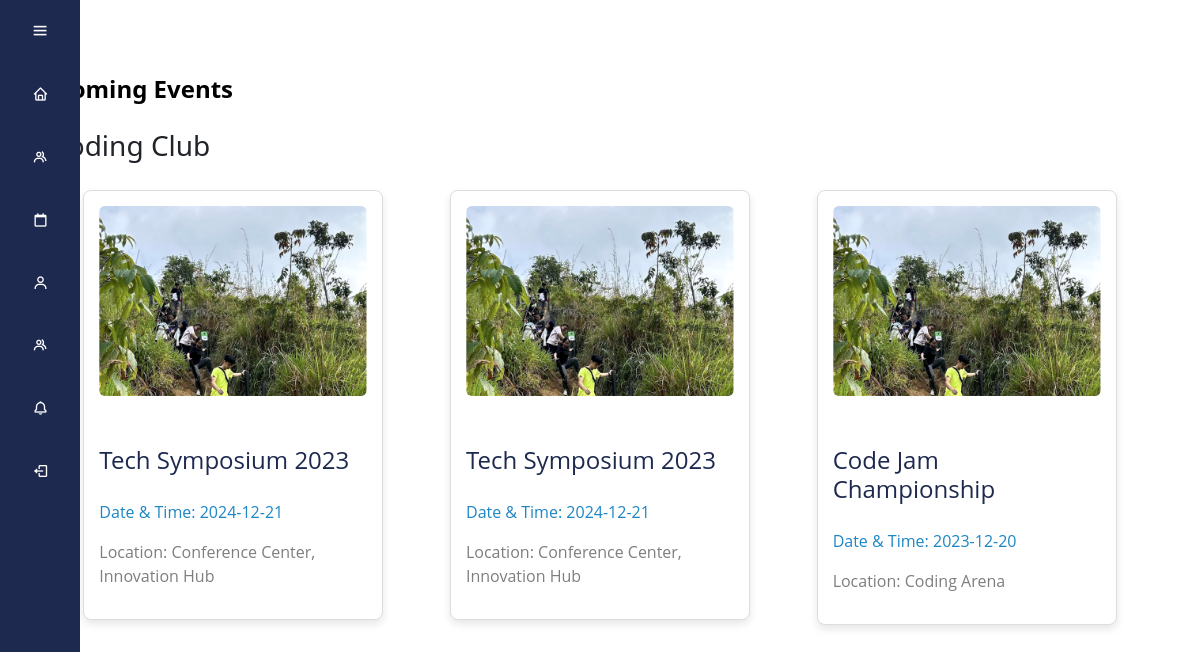
The page /subscription.php (signed in) on the database as committed earlier.
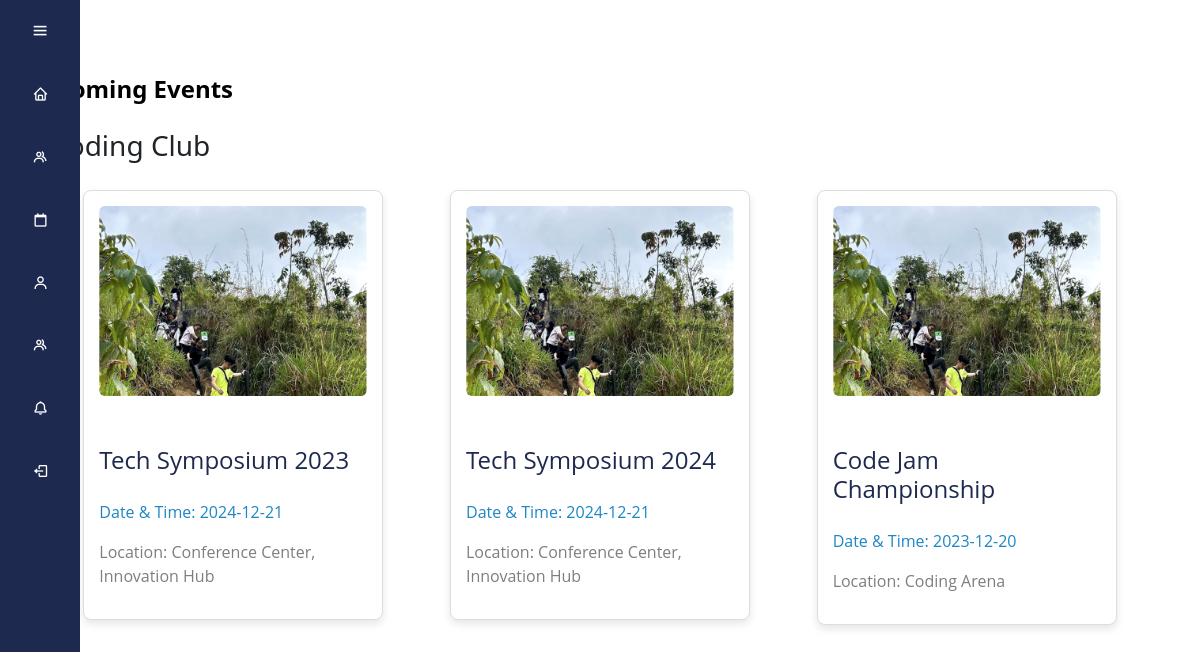
The same page on the database as committed later.
### tables this page shows
CREATE TABLE `events` (
  `id` int(11) NOT NULL,
  `event_title` varchar(255) NOT NULL,
  `event_venue` varchar(255) NOT NULL,
  `start_time` time NOT NULL,
  `end_time` time NOT NULL,
  `start_date` date NOT NULL,
  `end_date` date NOT NULL,
  `event_image_path` varchar(255) DEFAULT NULL,
  `event_description` text NOT NULL,
  `club_id` int(11) NOT NULL,
  `user_id` int(11) DEFAULT NULL
);

### logic_controller.php (called while the page is built, shortened)
<?php
function getJoinedClubs($user_id, $conn) {
    $joinedClubsSql = "SELECT clubs.id, clubs.club_name
                    FROM memberships
                    JOIN clubs ON memberships.club_id = clubs.id
                    WHERE memberships.user_id = $user_id";
    $joinedClubsResult = $conn->query($joinedClubsSql);
    if ($joinedClubsResult && $joinedClubsResult->num_rows > 0) {
        $clubs = [];
        while ($clubRow = $joinedClubsResult->fetch_assoc()) {
            $clubs[] = [
                'id' => $clubRow['id'],
                'club_name' => htmlspecialchars($clubRow['club_name']),
            ];
        }
        return $clubs;
    } else {
        return [];
    }
}
function getUpcomingEventsByClub($user_id, $conn) {
    $upcomingEventsByClub = [];
    $joinedClubs = getJoinedClubs($user_id, $conn);
    foreach ($joinedClubs as $club) {
        $club_id = $club['id'];
        $club_name = $club['club_name'];
        $upcomingEventsSql = "SELECT events.*, clubs.club_name
            FROM events
            JOIN clubs ON events.club_id = clubs.id
            WHERE events.club_id = $club_id AND events.start_date > NOW()
            ORDER BY events.start_date DESC
            LIMIT 5";
        $upcomingEventsResult = $conn->query($upcomingEventsSql);
        if ($upcomingEventsResult && $upcomingEventsResult->num_rows > 0) {
            $events = [];
            while ($eventRow = $upcomingEventsResult->fetch_assoc()) {
                $events[] = [
                    'id' => $eventRow['id'],
                    'event_image_path' => htmlspecialchars($eventRow['event_image_path']),
                    'event_title' => $eventRow['event_title'],
                    'start_date' => $eventRow['start_date'],
                    'event_venue' => $eventRow['event_venue'],
                    'club_name' => $eventRow['club_name'],
                ];
            }
            $upcomingEventsByClub[$club_name] = $events;
        }
    }
    return $upcomingEventsByClub;
    var_dump($upcomingEventsByClub);
}
?>

### subscription.php (the view, shortened to what this page needs)
<?php
require_once('Part/db_controller.php');
require_once('Part/navbar.php');
require_once('logic_controller.php');
if (isset($_SESSION['username']) && isset($_SESSION['user_id'])) {
    $user_id = $_SESSION['user_id'];
}
$joinedClubs = getJoinedClubs($user_id, $conn);
$upcomingEventsByClub = getUpcomingEventsByClub($user_id, $conn);
?>
<!DOCTYPE html>
<html lang="en">
<head>
    <link rel="stylesheet" href="style.css">
    <link rel="stylesheet" href="https://stackpath.bootstrapcdn.com/font-awesome/4.7.0/css/font-awesome.min.css">
</head>
<body>
    <div class="page-container">
        <div class="single-container">
        <h2 class="field-name">Upcoming Events</h2>
        <?php
        if (!empty($upcomingEventsByClub)) { ?>
            <div class="section-container">
                <?php foreach ($upcomingEventsByClub as $clubName => $clubEvents) { ?>
                    <h3 class="club-name"><?= $clubName ?></h3>
                    <div class="event-container">
                        <?php foreach ($clubEvents as $event) { ?>
                            <a href="event_single.php?id=<?= $event['id']; ?>">
                                <div class="event-card">
                                    <img src="<?= $event['event_image_path']; ?>" alt="Event Image">
                                    <h2 class="title"><?= $event['event_title']; ?></h2>
                                    <p class="date">Date & Time: <?= $event['start_date']; ?></p>
                                    <p class="location">Location: <?= $event['event_venue']; ?></p>
                                </div>
                            </a>
                        <?php } ?>
                    </div>
                <?php } ?>
            </div>
        <?php } else {
            echo '<p>No upcoming events for joined clubs.</p>';
        } ?>
    </div>
</body>
</html>

### Part/navbar.php (shortened to what this page needs)
<!DOCTYPE html>
<html lang="en">
<head>
    <link rel="stylesheet" href="https://cdn.jsdelivr.net/npm/bootstrap@4.0.0/dist/css/bootstrap.min.css">
    <link href='https://unpkg.com/boxicons@2.1.4/css/boxicons.min.css' rel='stylesheet'>
</head>
<body>
    <div class="sidebar">
        <div class="top">
            <i class="bx bx-menu" id="btn"></i>
        </div>
        <ul>
            <li>
                <a href="index.php">
                    <i class='bx bx-home'></i>
                </a>
            </li>
            <li>
                <a href="clubs.php">
                    <i class='bx bx-group'></i>
                </a>
            </li>
            <li>
                <a href="events.php">
                    <i class='bx bx-calendar-alt'></i>
                </a>
            </li>
            <?php
            if (isset($_SESSION['username'])) {
                echo "
                    <li>
                        <a href='profile.php'>
                            <i class='bx bx-user'></i>
                            <span class='nav-item'>Profile</span>
                        </a>
                        <span class='tooltip'>Profile</span>
                    </li>
                    <li>
                        <a href='subscription.php'>
                            <i class='bx bx-group'></i>
                            <span class='nav-item'>Subscription</span>
                        </a>
                        <span class='tooltip'>Subscription</span>
                     </li>
                    <li>
                        <a href='notification.php'>
                            <i class='bx bx-bell'></i>
                            <span class='nav-item'>Notification</span>
                        </a>
                        <span class='tooltip'>Notification</span>
                    </li>
                    <li>
                        <a href='Login/logout.php'>
                            <i class='bx bx-log-out'></i>
                            <span class='nav-item'>Logout</span>
                        </a>
                        <span class='tooltip'>Logout</span>
                    </li>
                ";
            }
            ?>
        </ul>
    </div>
</body>
</html>

### style.css (style rules this page uses)
* { margin: 0; padding: 0; box-sizing: border-box; font-family: 'Segoe UI', Tahoma, Geneva, Verdana, SansSerif; }
.page-container { max-width: 1300px; margin:auto; padding:25px }
.sidebar { position: fixed; top:0; left:0; height: 100vh; width: 80px; background-color: #1D294F; padding: 0.4rem 0.8rem; transition: all 0.5s ease; }
.sidebar #btn { position: absolute; color:#fff; top: .4rem; left:50%; font-size:1.2rem; line-height: 50px; transform: translateX(-50%); cursor: pointer; }
.sidebar ul li { position: relative; list-style-type: none; height:50px; width:90%; margin: 0.8rem auto; line-height: 50px; }
.sidebar ul li a { color: #fff; display: flex; align-items: center; text-decoration: none; border-radius: 0.8rem; }
.sidebar ul li a i { min-width: 50px; text-align: center; height: 50px; border-radius: 12px; line-height: 50px; }
a { text-decoration: none; }
.section-container { display:flex; flex-direction:column; margin:25px; }
.section-container .title { color: #1D86C5; font-size: 36px; font-family: 'Open Sans', sans-serif; font-weight: 700; margin-bottom: 20px; }
.event-container { display:flex; flex-wrap: wrap; justify-content: space-around; }
.event-card { width: 300px; margin: 20px; padding: 15px; border: 1px solid #ddd; border-radius: 8px; box-shadow: 0 4px 8px rgba(0, 0, 0, 0.1); float: left; background-color: white; }
.event-card img { max-width: 100%; height: auto; border-radius: 6px; }
.single-container .event-card .title { color:#1D294F; font-family: 'Open Sans', sans-serif; font-size: 24px; font-weight: 400; padding-top:15px; }
.event-card .title { color:#1D294F; font-family: 'Open Sans', sans-serif; font-size: 24px; font-weight: 400; padding-top:15px; }
.event-card .date { color: #1D86C5; font-size: 16px; font-weight: 400; font-family: 'Open Sans', sans-serif; }
.event-card .location { color: #7E7E7E; font-size: 16px; font-weight: 400; font-family: 'Open Sans', sans-serif; }
.single-container .title { color: black; font-size: 64px; font-weight: 700; margin-top: 35px; margin-bottom: 25px; }
.single-container .field-name { color: black; font-size: 24px; font-weight: 700; margin-top: 50px; }
a:link { color: #1D294F; }

Rows that differ between the two databases and show on the page:
changed events: event_title "Tech Symposium 2023" → "Tech Symposium 2024"
